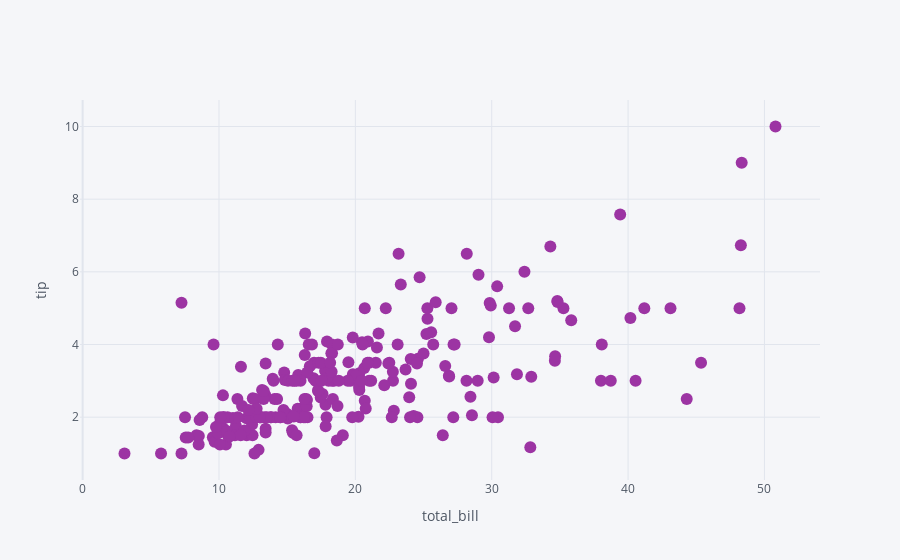

Notebook source saved alongside this figure:
### Code cell
df1.iplot(kind='scatter',x='total_bill',y='tip',mode='markers',colors="#9c34a3",xTitle='total_bill',yTitle='tip')

### Figure 1 — Plotly figure (JSON) as saved in the notebook; plotly's stock layout.template omitted (floating-point values rounded to 4 significant figures; data arrays with more than 128 entries replaced by an {"elided": "..."} marker saying what was removed)
{"data": [{"line": {"color": "rgba(156, 52, 163, 1.0)", "dash": "solid", "shape": "linear", "width": 1.3}, "marker": {"size": 12, "symbol": "circle"}, "mode": "markers", "name": "tip", "text": "", "type": "scatter", "x": {"elided": "244 float values"}, "y": {"elided": "244 float values"}}], "layout": {"legend": {"bgcolor": "#F5F6F9", "font": {"color": "#4D5663"}}, "paper_bgcolor": "#F5F6F9", "plot_bgcolor": "#F5F6F9", "title": {"font": {"color": "#4D5663"}}, "xaxis": {"gridcolor": "#E1E5ED", "showgrid": true, "tickfont": {"color": "#4D5663"}, "title": {"font": {"color": "#4D5663"}, "text": "total_bill"}, "zerolinecolor": "#E1E5ED"}, "yaxis": {"gridcolor": "#E1E5ED", "showgrid": true, "tickfont": {"color": "#4D5663"}, "title": {"font": {"color": "#4D5663"}, "text": "tip"}, "zerolinecolor": "#E1E5ED"}}}
